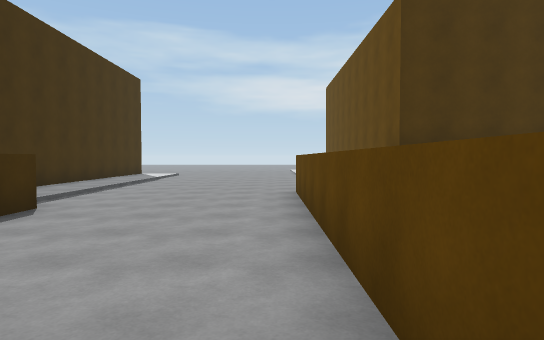
View 1 (above)

16 first-person views from a walk through a 3-D level made in the Unity game engine. The camera is 1.5 m above the floor, tilts 2° down and sees 75° across. The floor is counted in squares, 2 m on a side. Each view is taken from the middle of a square. On the plan, view 1 faces up. The plan holds only what a view shows up to about 11 squares ahead; the rest is blank. The place goes on beyond the plan. The player character is not drawn. Some animated figures are not drawn. Surface patterns are stand-ins for the level's own textures.

View 2
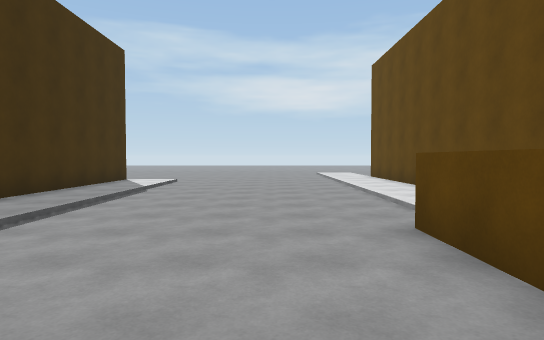

View 3
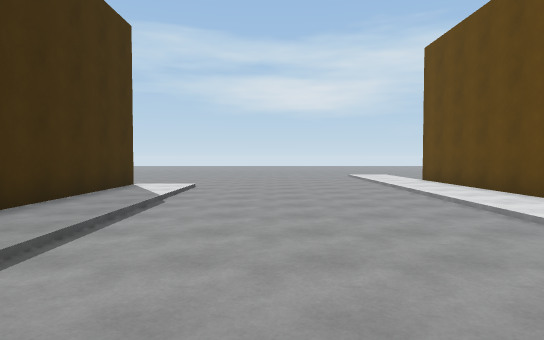

View 4
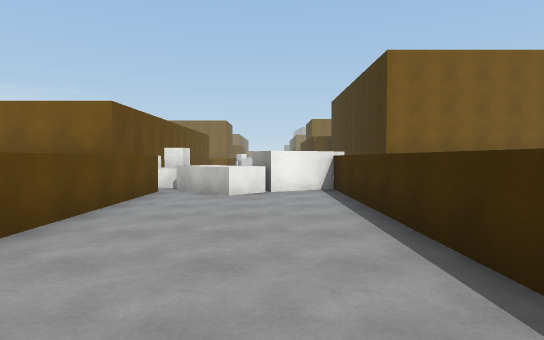

View 5
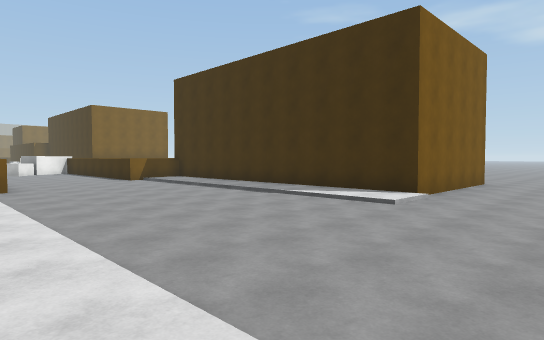

View 6
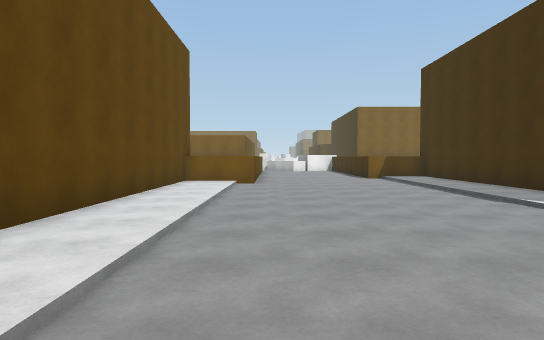

View 7
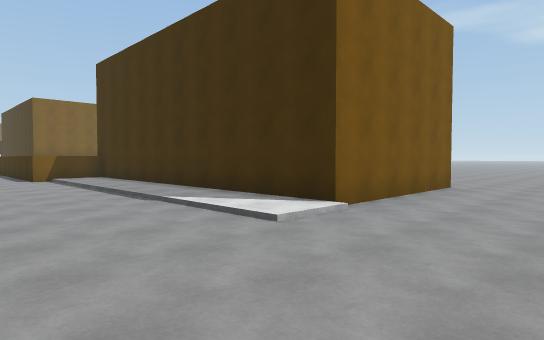

View 8
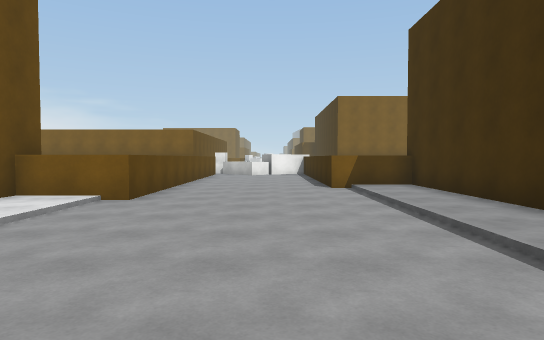

View 9
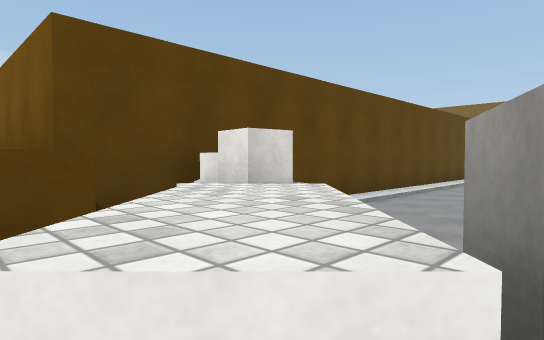

View 10
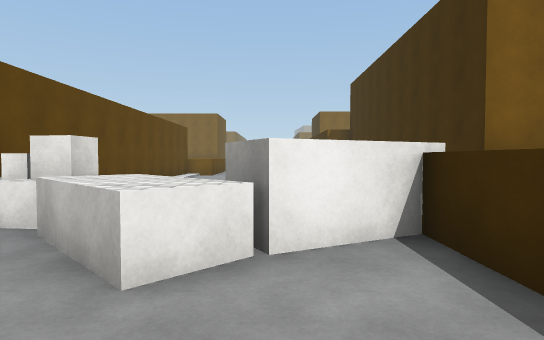

View 11
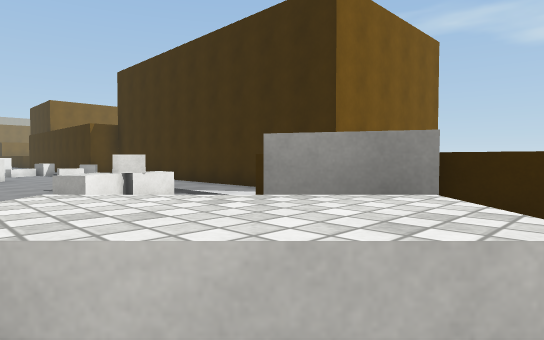

View 12
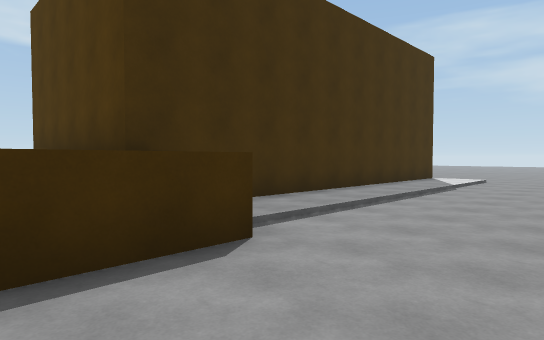

View 13
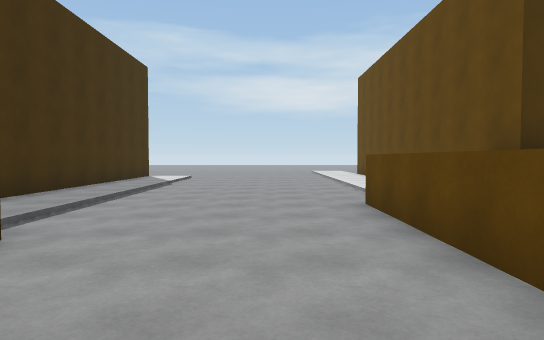

View 14
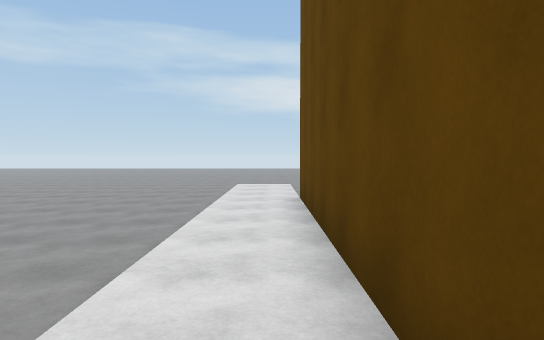

View 15
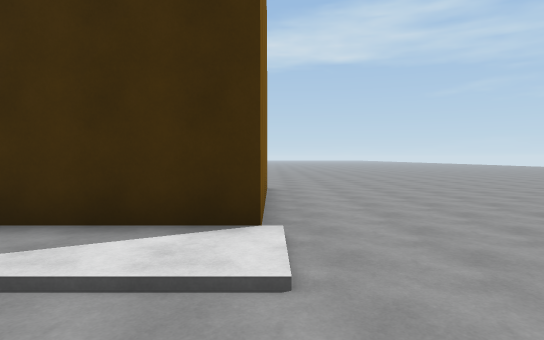

View 16
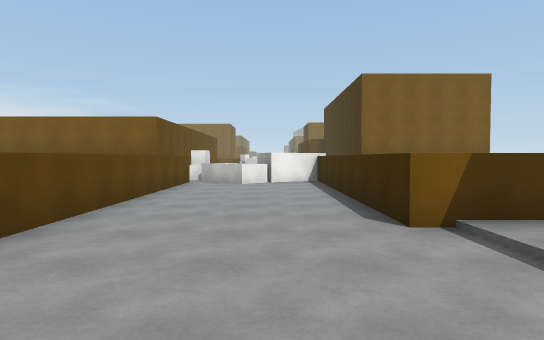

### Floor plan
Key: @ floor where view 1 was taken; # wall or solid block; . main floor; : floor 0.25 m higher than the main floor; / step, stairs or slope; ^ raised ledge; B block; O other object.
Columns run from 13 left of view 1 to 5 right of it. Each row starts with its distance up from view 1.
 18 ............../:
 17 ............../:
 16 ............../:#
 15 ...#####//..../:#
 14        #:/..../:#
 13        #:/..../:#
 12        #:/..../:#
 11        #:/..../:#
 10        #:/..../:#
  9        #:/..../:#
  8        #:/..../:#
  7        #:/....^^^
  6        #:/....^
  5      ^^^^^....^
  4          ^....^
  3          ^....^
  2          ^....^
  1          ^....^
  0          ^...@^
 -1          ^..^.^
 -2          ^.#^^^####
 -3          ^##.OO#
 -4          ^  .  #
 -5        #    .. #
 -6        #:/  ../#
 -7        #:/OO ./#
 -8        #:/   ./#
 -9        #:  .../#
-10        #:  B. /#
-11        #   .. /#
-12               /#
-13                #

Positions as (right, up) in squares from view 1, and headings:
1: (0, 0), facing up
2: (-1, 4), facing up
3: (-2, 6), facing up
4: (-2, 6), facing down
5: (2, 18), facing down-left
6: (0, 18), facing down
7: (-1, 18), facing down-left
8: (-2, 14), facing down
9: (-2, -1), facing down-right
10: (-2, 1), facing down
11: (0, -1), facing down-left
12: (-1, 3), facing up-left
13: (-1, 2), facing up
14: (2, 10), facing up
15: (-2, 15), facing left
16: (-2, 9), facing down
